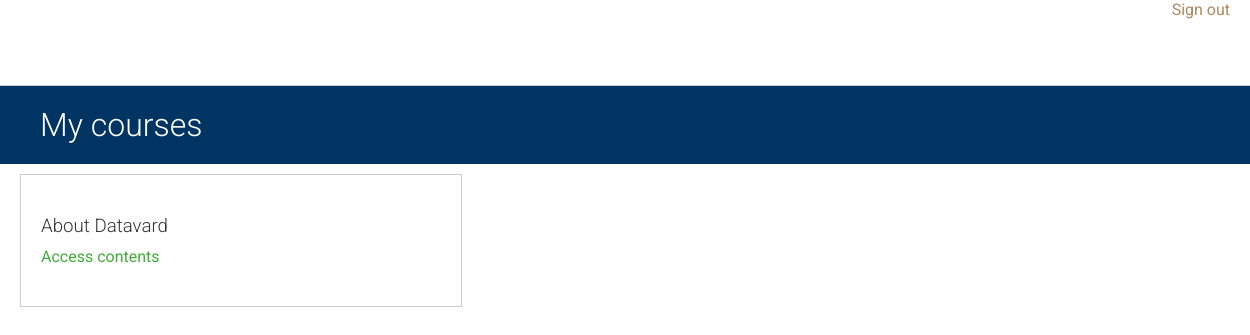
/students/courses/ (signed in), run on an earlier commit of the app's database.
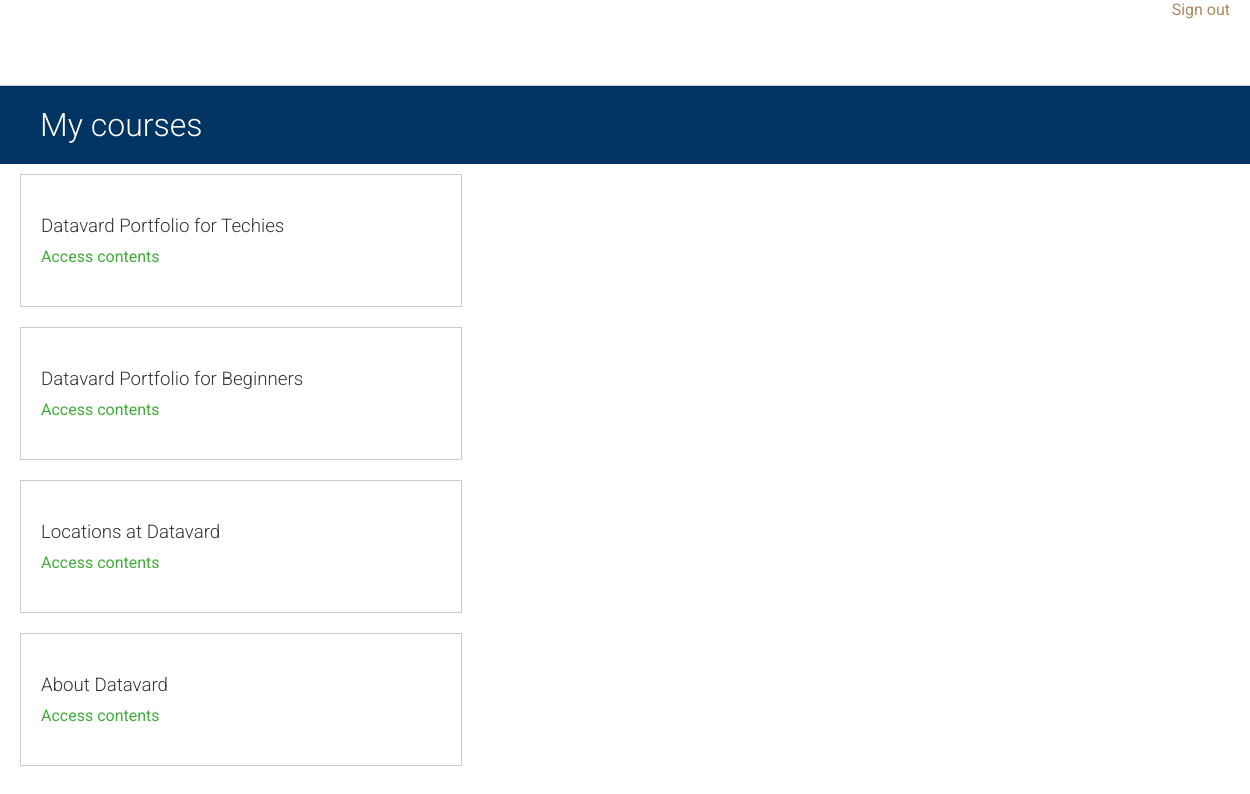
And on a later commit of the database.
### courses/models.py (models this page shows, shortened)
class Course(models.Model):
    owner = models.ForeignKey(User,
                              related_name='course_created')
    subject = models.ForeignKey(Subject,
                                related_name='courses')
    title = models.CharField(max_length=200)
    slug = models.SlugField(max_length=200, unique=True)
    overview = models.TextField()
    created = models.DateTimeField(auto_now_add=True)
    students = models.ManyToManyField(User,
                                      related_name='courses_joined',
                                      blank=True)
    class Meta:
        ordering = ('-created',)

### students/views.py (the view)
class StudentCourseListView(LoginRequiredMixin, ListView):
    model = Course
    template_name = 'students/course/list.html'
    def get_queryset(self):
        qs = super(StudentCourseListView, self).get_queryset()
        return qs.filter(students__in=[self.request.user])

### templates/students/course/list.html (shortened to what this page needs)
{% extends "base.html" %}
{% block content %}
    <h1>My courses</h1>
    <div class="module">
        {% for course in object_list %}
            <div class="course-info">
                <h3>{{ course.title }}</h3>
                <p><a href='{% url "students:student_course_detail" course.id %}'>Access contents</a></p>
            </div>
        {% empty %}
            <p>
                You are not enrolled in any courses yet.
                <a href='{% url "courses:course_list" %}'>Browse courses</a> to enroll in a course.
            </p>
        {% endfor %}
    </div>
{% endblock %}

What changed in the data, as far as the page shows it:
added Course: title "Datavard Portfolio for Techies"
added Course: title "Datavard Portfolio for Beginners"
added Course: title "Locations at Datavard"
